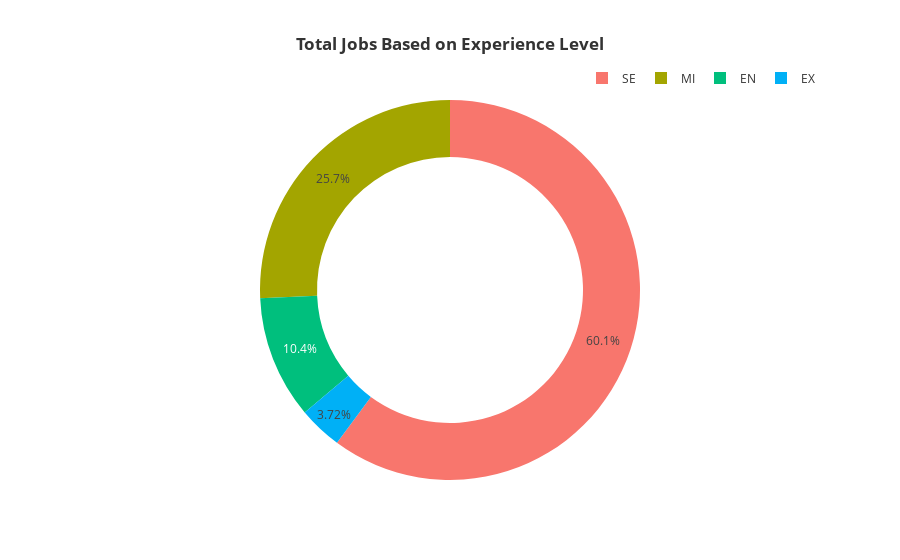

Source (notebook cell):
### Code cell
fig=px.pie(df.groupby('experience_level',as_index=False)['salary_in_usd'].count().sort_values(by='salary_in_usd',ascending=False).head(10),names='experience_level',values='salary_in_usd',color='experience_level',hole=0.7,labels={'experience_level':'Experience level ','salary_in_usd':'count'},template='ggplot2',title='<b>Total Jobs Based on Experience Level')
fig.update_layout(title_x=0.5,legend=dict(orientation='h',yanchor='bottom',y=1.02,xanchor='right',x=1))

### Figure 1 — Plotly figure (JSON) as saved in the notebook; plotly's stock layout.template omitted (floating-point values rounded to 4 significant figures)
{"data": [{"customdata": [["SE"], ["MI"], ["EN"], ["EX"]], "domain": {"x": [0, 1], "y": [0, 1]}, "hole": 0.7, "hovertemplate": "Experience level =%{customdata[0]}<br>count=%{value}<extra></extra>", "labels": ["SE", "MI", "EN", "EX"], "legendgroup": "", "marker": {"colors": ["#F8766D", "#A3A500", "#00BF7D", "#00B0F6"]}, "name": "", "showlegend": true, "type": "pie", "values": [1554, 664, 270, 96]}], "layout": {"legend": {"orientation": "h", "tracegroupgap": 0, "x": 1, "xanchor": "right", "y": 1.02, "yanchor": "bottom"}, "title": {"text": "<b>Total Jobs Based on Experience Level", "x": 0.5}}}
